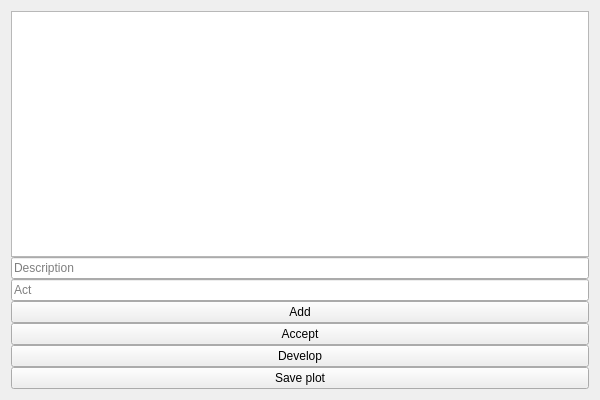
<?xml version="1.0" encoding="UTF-8"?>
<ui version="4.0">
 <class>GUIClass</class>
 <widget class="QWidget" name="GUIClass">
  <property name="geometry">
   <rect>
    <x>0</x>
    <y>0</y>
    <width>600</width>
    <height>400</height>
   </rect>
  </property>
  <property name="windowTitle">
   <string>GUI</string>
  </property>
  <layout class="QHBoxLayout" name="horizontalLayout_2">
   <item>
    <layout class="QVBoxLayout" name="verticalLayout_2">
     <property name="spacing">
      <number>0</number>
     </property>
     <property name="leftMargin">
      <number>0</number>
     </property>
     <property name="rightMargin">
      <number>0</number>
     </property>
     <item>
      <widget class="QTableView" name="ideas_table_view"/>
     </item>
     <item>
      <widget class="QLineEdit" name="description_line_edit">
       <property name="placeholderText">
        <string>Description</string>
       </property>
      </widget>
     </item>
     <item>
      <widget class="QLineEdit" name="act_line_edit">
       <property name="placeholderText">
        <string>Act</string>
       </property>
      </widget>
     </item>
     <item>
      <widget class="QPushButton" name="add_push_button">
       <property name="text">
        <string>Add</string>
       </property>
      </widget>
     </item>
     <item>
      <widget class="QPushButton" name="accept_push_button">
       <property name="text">
        <string>Accept</string>
       </property>
      </widget>
     </item>
     <item>
      <widget class="QPushButton" name="developed_push_button">
       <property name="text">
        <string>Develop</string>
       </property>
      </widget>
     </item>
     <item>
      <widget class="QPushButton" name="save_plot_push_button">
       <property name="text">
        <string>Save plot</string>
       </property>
      </widget>
     </item>
    </layout>
   </item>
  </layout>
 </widget>
 <layoutdefault spacing="6" margin="11"/>
 <resources/>
 <connections/>
</ui>
